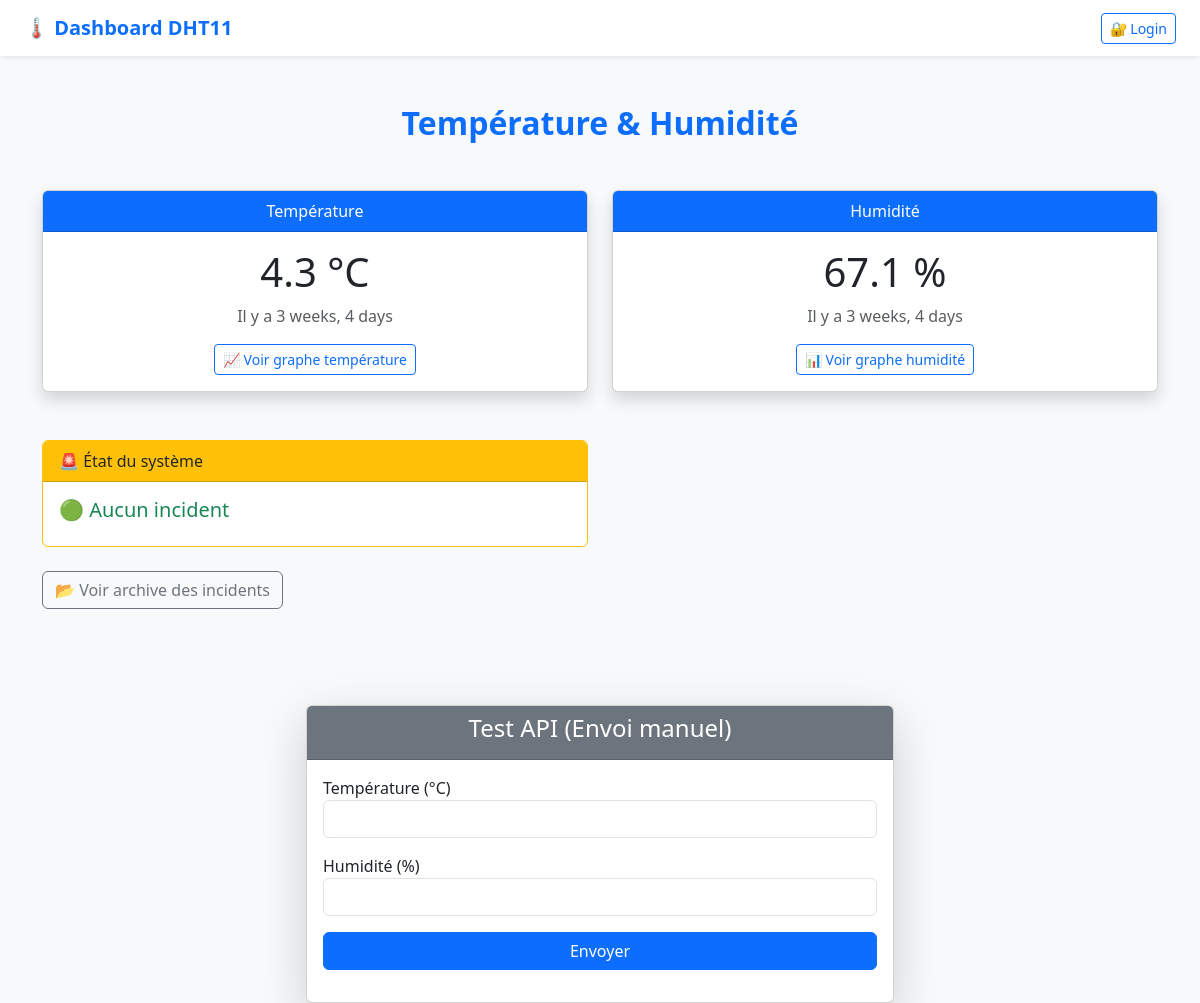
The app's page /, older data.
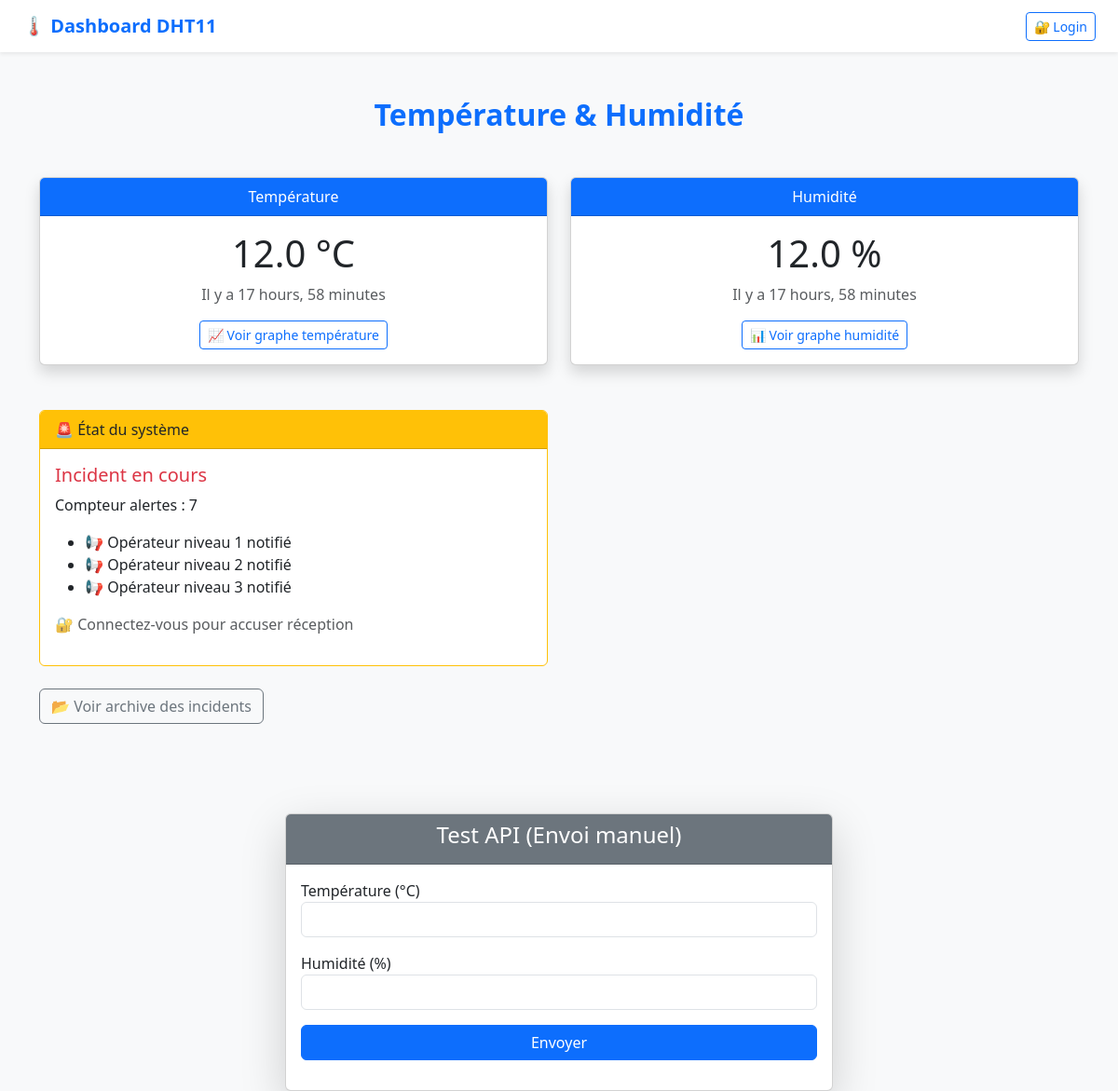
The same page, newer data.
### myapp/models.py (models this page shows, shortened)
class Dht11(models.Model):
    temp = models.FloatField()
    hum = models.FloatField()
    dt = models.DateTimeField(auto_now_add=True)

class Incident(models.Model):
    date_debut = models.DateTimeField(default=timezone.now)
    date_fin = models.DateTimeField(null=True, blank=True)
    compteur_alerte = models.IntegerField(default=0)
    temperature_max = models.FloatField(default=0)
    resolu = models.BooleanField(default=False)

### myapp/views.py (the view, shortened to what this page needs)
# urls.py: path('', views.dashboard, name='dashboard'),
def dashboard(request):
    incident_actif = Incident.objects.filter(resolu=False).first()
    dernier = Dht11.objects.order_by('-dt').first()
    accuse = None
    return render(request, "dashboard.html", {
        "incident_actif": incident_actif,
        "dernier": dernier,
        "accuse": accuse,
    })

### myapp/templates/dashboard.html (shortened to what the changed rows need)
{% load static %}
<!DOCTYPE html>
<html lang="fr">
<head>
    <link href="https://cdn.jsdelivr.net/npm/bootstrap@5.3.3/dist/css/bootstrap.min.css" rel="stylesheet">
</head>
<body class="bg-light">
<div class="container py-5">
    <h2 class="text-center mb-5 text-primary fw-bold">
        Température & Humidité
    </h2>
    <div class="row g-4">
        <div class="col-md-6">
            <div class="card shadow text-center">
                <div class="card-body">
                    <h1>{{ dernier.temp|default:"--" }} °C</h1>
                    <p class="text-muted">Il y a {{ dernier.dt|timesince }}</p>
                <a href="{% url 'graph_temp' %}" class="btn btn-outline-primary btn-sm">
                  📈 Voir graphe température
</a>
                    </div>
            </div>
        </div>
        <div class="col-md-6">
            <div class="card shadow text-center">
                <div class="card-body">
                    <h1>{{ dernier.hum|default:"--" }} %</h1>
                    <p class="text-muted">Il y a {{ dernier.dt|timesince }}</p>
                    <a href="{% url 'graph_hum' %}" class="btn btn-outline-primary btn-sm">
    📊 Voir graphe humidité
</a>
                </div>
            </div>
        </div>
    </div>
<div class="row mt-5">
    <div class="col-md-6">
        <div class="card border-warning">
            <div class="card-body">
                {% if incident_actif %}
                    <h5 class="text-danger">Incident en cours</h5>
                    <p>Compteur alertes : {{ incident_actif.compteur_alerte }}</p>
                    <ul class="mb-3">
                        {% if incident_actif.compteur_alerte >= 1 %}
                            <li>📢 Opérateur niveau 1 notifié</li>
                        {% endif %}
                        {% if incident_actif.compteur_alerte >= 4 %}
                            <li>📢 Opérateur niveau 2 notifié</li>
                        {% endif %}
                        {% if incident_actif.compteur_alerte >= 7 %}
                            <li>📢 Opérateur niveau 3 notifié</li>
                        {% endif %}
                    </ul>
                    {% if user.is_authenticated and accuse %}
                        <form method="post">
                            {% csrf_token %}
                            <input type="hidden" name="accuse_id" value="{{ accuse.id }}">
                            <div class="form-check mb-3">
                                <input class="form-check-input" type="checkbox" checked disabled>
                                <label class="form-check-label">
                                    Accusé de réception
                                </label>
                            </div>
                            <textarea name="commentaire"
                                      class="form-control mb-3"
                                      placeholder="Votre commentaire...">{{ accuse.commentaire }}</textarea>
                            <button class="btn btn-success btn-sm">
                                💾 Enregistrer
                            </button>
                        </form>
                    {% elif not user.is_authenticated %}
                        <p class="text-muted">
                            🔐 Connectez-vous pour accuser réception
                        </p>
                    {% endif %}
                {% else %}
                    <h5 class="text-success">🟢 Aucun incident</h5>
                {% endif %}
            </div>
        </div>
    </div>
</div>
</div>
</body>
</html>

Row changes from the older to the newer data that the page shows:
removed Dht11: temp "4.3", dt "3 weeks, 4 days", hum "67.1"
added Dht11: temp "12.0", dt "17 hours, 58 minutes", hum "12.0"
added Incident: compteur_alerte "7"
Text that changed along with them:
text no longer shown: "🟢 Aucun incident"
text now shown: "Incident en cours Compteur alertes : 📢 Opérateur niveau 1 notifié 📢 Opérateur niveau 2 notifié 📢 Opérateur niveau 3 notifié 🔐 Connectez-vous pour accuser réception"
